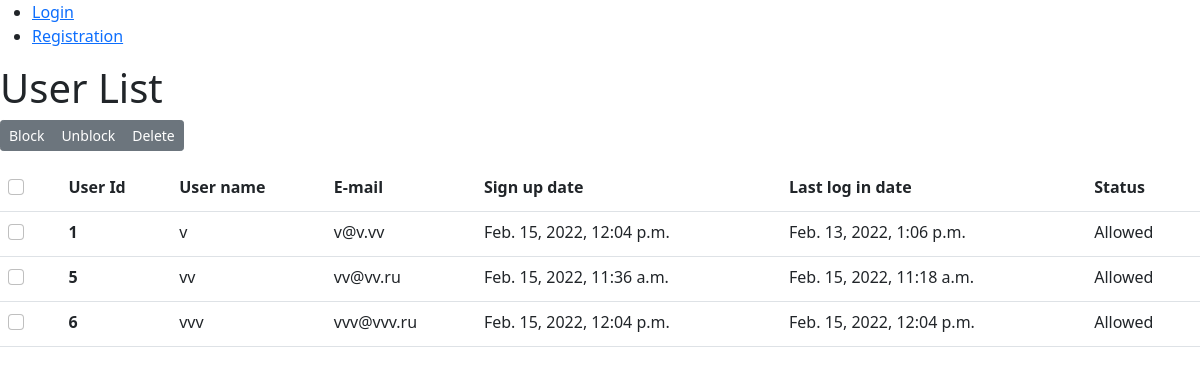
Before: /users/ with the older database file.
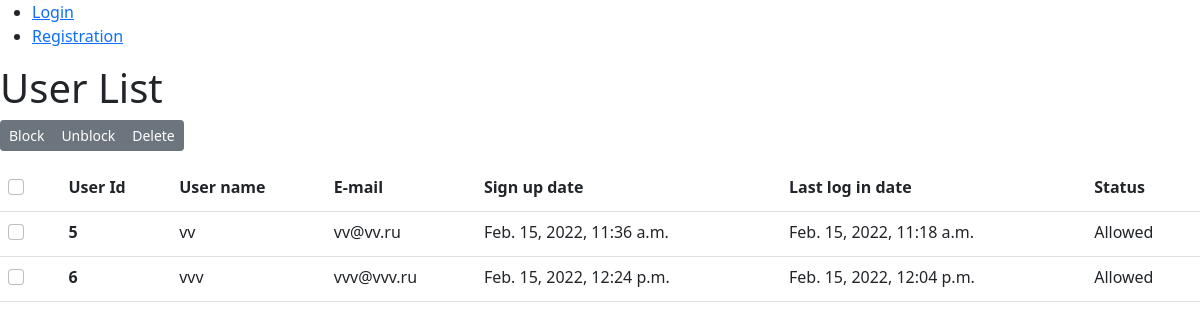
After: the same page with the newer database file.
### users/models.py (models this page shows, shortened)
class Users(AbstractUser):
    objects = PersonManager()
    is_blocked = models.BooleanField(default=False, verbose_name='Status account')

### users/views.py (the view)
# urls.py: path(r'users/', views.UserListView.as_view(), name='users'),
class UserListView(generic.ListView):
    model = Users
    template_name = 'users/users.html'
    context_object_name = 'users_list'

### users/templates/users/users.html (shortened to what this page needs)
{% extends 'users/layout.html' %}
{% block content %}
    <h1>User List</h1>
    {% if users_list %}
        <form method="POST" action="{% url 'status_change' %}">
            <div class="btn-toolbar mb-3" role="toolbar" aria-label="Toolbar with button groups">
                <div class="btn-group btn-group-sm" role="group" aria-label="First group">
                    <button type="submit" class="btn btn-secondary" name="block">Block</button>
                    <button type="submit" class="btn btn-secondary" name="unblock">Unblock</button>
                    <button type="submit" class="btn btn-secondary" name="delete">Delete</button>
                </div>
            </div>
        <table class="table">
            <tr>
                <th>
                    <div class="form-check">
                        <label for="select_all">
                            <input class="form-check-input" type="checkbox" id="flexCheckDefault"
                                   name="select_all" onclick="change_all()">
                        </label>
                    </div>
                </th>
                <th scope="col">User Id</th>
                <th scope="col">User name</th>
                <th scope="col">E-mail</th>
                <th scope="col">Sign up date</th>
                <th scope="col">Last log in date</th>
                <th scope="col">Status</th>
            </tr>
            {% for user in users_list %}
                <tr>
                    <td>
                        <div class="form-check">
                            <label for="{{ user.id }}">
                                <input class="form-check-input" type="checkbox" id="flexCheckDefault"
                                       name="{{ user.id }}">
                            </label>
                        </div>
                    </td>
                    <th scope="row">{{ user.id }}</th>
                    <td>{{ user.username }}</td>
                    <td>{{ user.email }}</td>
                    <td>{{ user.last_login }}</td>
                    <td>{{ user.date_joined }}</td>
                    <td>
                        {% if user.is_blocked %}
                            Blocked
                        {% else %}
                            Allowed
                        {% endif %}
                    </td>
                </tr>
            {% endfor %}
        </table>
        </form>
    {% else %}
      <p> All users are deleted. :(</p>
    {% endif %}
{% endblock %}

Changed rows visible on the page:
removed Users: id "1", username "v", email "v@v.vv", last_login "Feb. 15, 2022, 12:04 p.m.", date_joined "Feb. 13, 2022, 1:06 p.m.", is_blocked "Allowed"
changed Users "vvv": last_login "Feb. 15, 2022, 12:04 p.m." → "Feb. 15, 2022, 12:24 p.m."
